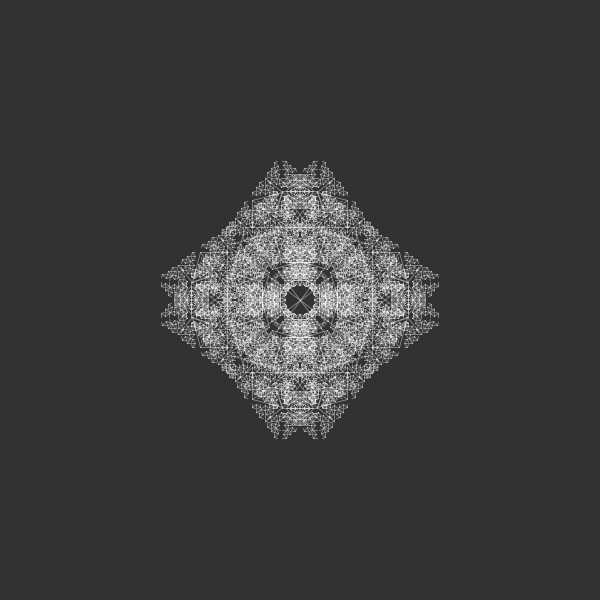
Frame 1 (no input)
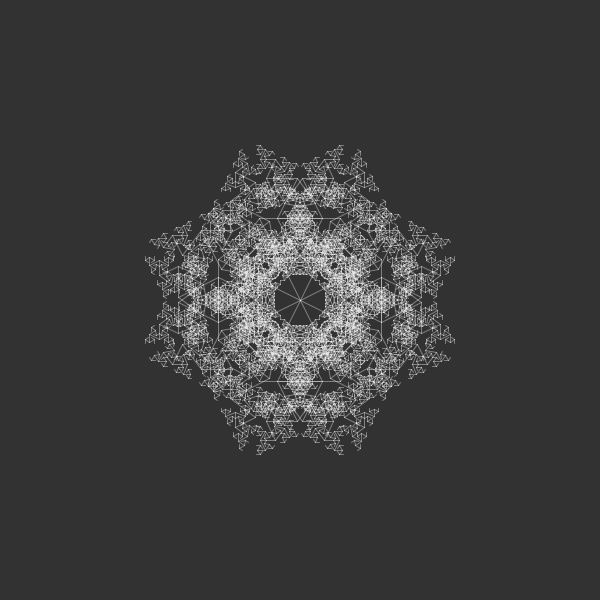
Frame 60 (the mouse pressed at the canvas centre just before this capture)
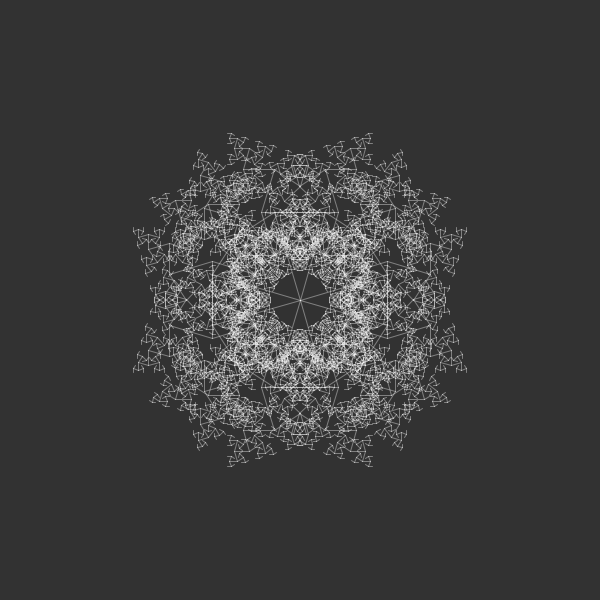
Frame 120 (the mouse held since frame 60 and released just before this capture)

The Processing sketch that drew these frames (run headless with seeded random() and noise(); from frame 60 on, the mouse is pressed at the canvas centre):

// Processing sketch: processing_108420
// ── processing_108420.pde

/*
 * Recursive Tree and rotation 
 * antoine claux ebooki.fr
 * original Daniel Shiffman.  
 * 
  */
float a;
float theta =random(0, 6.289);   

void setup() {
  size(600, 600);
  }

void draw() {
  translate(width/2, height/2);
  background(50);
   stroke(250, 100);
  theta=theta+0.003;///(2*pi)
   branch(130);
  rotate(PI/2);
  branch(130);
  rotate(PI/2);
  branch(130);
  rotate(PI/2);
  branch(130);
  rotate(PI/2);
}

void branch(float h) {
  h *= 0.7;
  if (h > 3) { 
    pushMatrix();    
    rotate(theta);   
    line(0, 0, 0, -h);  
    translate(0, -h); 
    branch(h);     
    popMatrix();    
    pushMatrix();
    rotate(-theta);
    line(0, 0, 0, -h);
    translate(0, -h);
    branch(h);
    popMatrix();
  }
}
